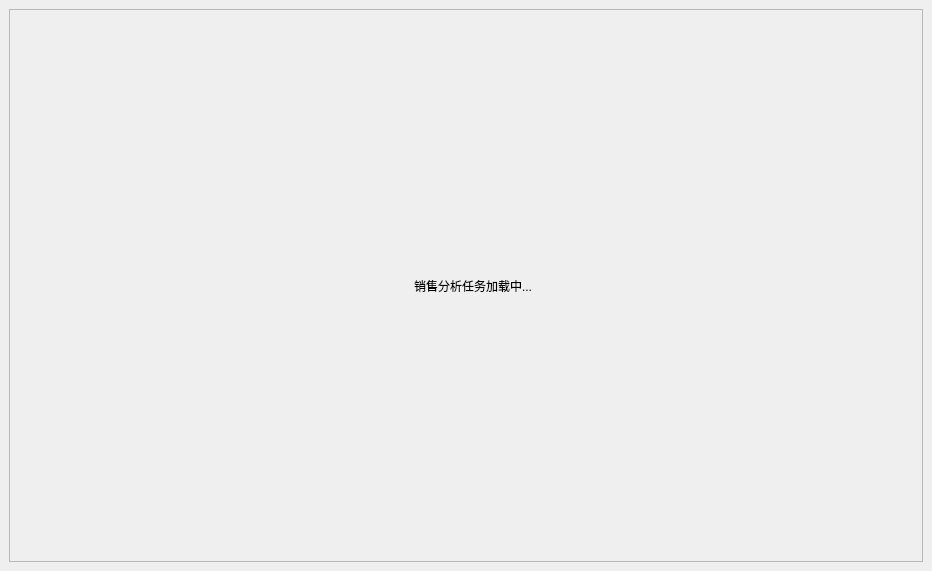
<?xml version="1.0" encoding="UTF-8"?>
<ui version="4.0">
 <class>SalesAnalysis</class>
 <widget class="QWidget" name="SalesAnalysis">
  <property name="geometry">
   <rect>
    <x>0</x>
    <y>0</y>
    <width>932</width>
    <height>571</height>
   </rect>
  </property>
  <property name="windowTitle">
   <string>Form</string>
  </property>
  <layout class="QVBoxLayout" name="verticalLayout_3">
   <property name="leftMargin">
    <number>0</number>
   </property>
   <property name="topMargin">
    <number>0</number>
   </property>
   <property name="rightMargin">
    <number>0</number>
   </property>
   <property name="bottomMargin">
    <number>0</number>
   </property>
   <item>
    <widget class="QStackedWidget" name="stackedWidget">
     <widget class="QWidget" name="page_load">
      <layout class="QVBoxLayout" name="verticalLayout_2">
       <item>
        <widget class="QFrame" name="frame">
         <property name="maximumSize">
          <size>
           <width>16777215</width>
           <height>16777215</height>
          </size>
         </property>
         <property name="frameShape">
          <enum>QFrame::StyledPanel</enum>
         </property>
         <property name="frameShadow">
          <enum>QFrame::Raised</enum>
         </property>
         <layout class="QHBoxLayout" name="horizontalLayout">
          <item>
           <spacer name="horizontalSpacer">
            <property name="orientation">
             <enum>Qt::Horizontal</enum>
            </property>
            <property name="sizeHint" stdset="0">
             <size>
              <width>40</width>
              <height>20</height>
             </size>
            </property>
           </spacer>
          </item>
          <item>
           <widget class="QLabel" name="label_gif">
            <property name="text">
             <string/>
            </property>
           </widget>
          </item>
          <item>
           <widget class="QLabel" name="label">
            <property name="text">
             <string>销售分析任务加载中...</string>
            </property>
           </widget>
          </item>
          <item>
           <spacer name="horizontalSpacer_2">
            <property name="orientation">
             <enum>Qt::Horizontal</enum>
            </property>
            <property name="sizeHint" stdset="0">
             <size>
              <width>40</width>
              <height>20</height>
             </size>
            </property>
           </spacer>
          </item>
         </layout>
        </widget>
       </item>
      </layout>
     </widget>
     <widget class="QWidget" name="page_view">
      <layout class="QVBoxLayout" name="verticalLayout">
       <property name="leftMargin">
        <number>0</number>
       </property>
       <property name="topMargin">
        <number>0</number>
       </property>
       <property name="rightMargin">
        <number>0</number>
       </property>
       <property name="bottomMargin">
        <number>0</number>
       </property>
      </layout>
     </widget>
    </widget>
   </item>
  </layout>
 </widget>
 <resources/>
 <connections/>
</ui>
